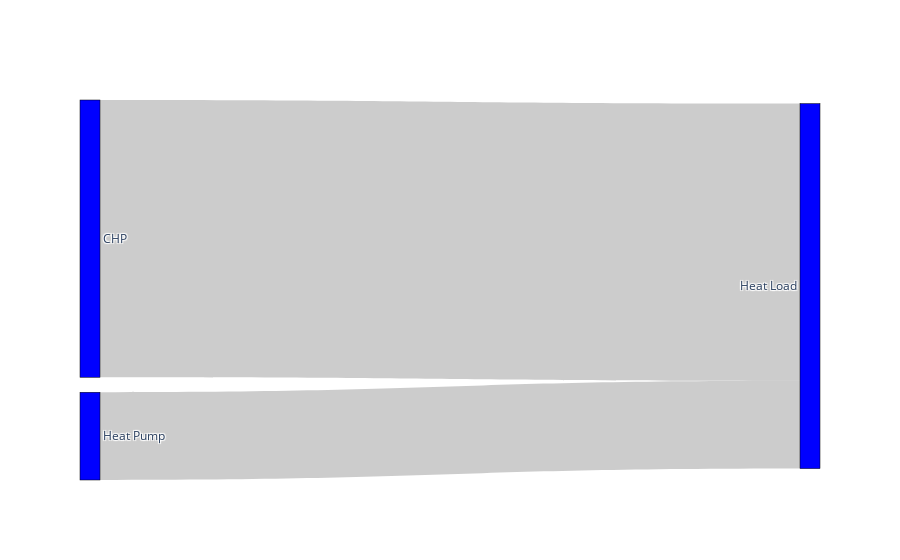

Write notebook code for a chart like this one.
### Code cell
fig = go.Figure(data=[go.Sankey(
    node = dict(
      pad = 15,
      thickness = 20,
      line = dict(color = "black", width = 0.5),
      label = ["Heat Pump", "CHP", "Heat Load"],
      color = "blue"
    ),
    link = dict(
      source = [0, 1], # indices correspond to labels, eg A1, A2, A1, B1, ...
      target = [2, 2],
      value = [df['HP_Q_Supplied'].sum(), df['chp_supply'].sum()]
  ))])

fig.show()

### Figure 1 — Plotly figure (JSON) as saved in the notebook; plotly's stock layout.template omitted (floating-point values rounded to 4 significant figures)
{"data": [{"link": {"source": [0, 1], "target": [2, 2], "value": [13553860, 42830000.0]}, "node": {"color": "blue", "label": ["Heat Pump", "CHP", "Heat Load"], "line": {"color": "black", "width": 0.5}, "pad": 15, "thickness": 20}, "type": "sankey"}], "layout": {}}
